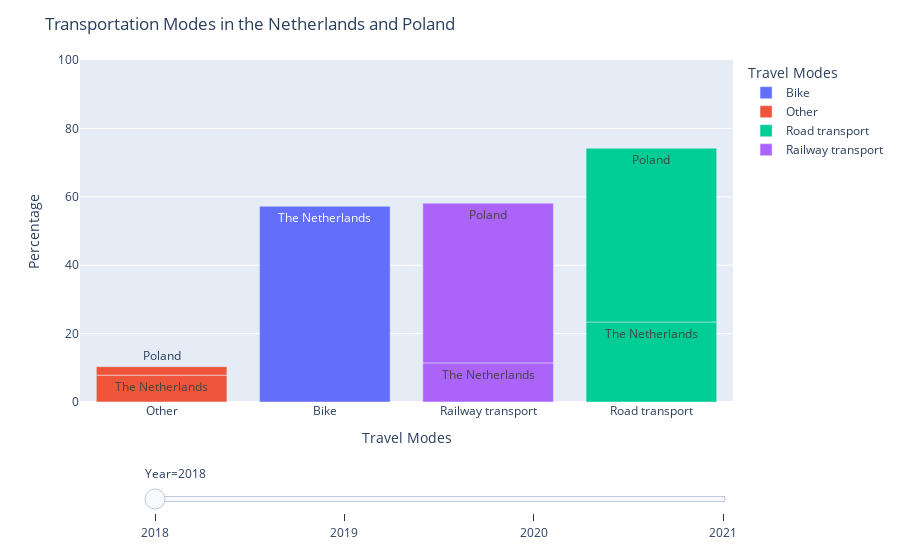

Write notebook code for a chart like this one.
### Markdown cell above
This graph depicts the percentage distribution of different modes of transportation in the two countries from 2018 to 2021.

### Code cell
# plot bar chart
fig = px.bar(mode_percentage, x='Travel Modes', y='Percentage', animation_frame='Year', animation_group='Country',
            color='Travel Modes', text='Country', range_y=[0,100])
fig.update_layout(xaxis={'categoryorder':'total ascending'}, title_text="Transportation Modes in the Netherlands and Poland")

# drop animation buttons
fig["layout"].pop("updatemenus") 
fig.show()

### Figure 1 — Plotly figure (JSON) as saved in the notebook; plotly's stock layout.template omitted (floating-point values rounded to 4 significant figures)
{"data": [{"alignmentgroup": "True", "hovertemplate": "Travel Modes=%{x}<br>Year=2018<br>Percentage=%{y}<br>Country=%{text}<extra></extra>", "ids": ["The Netherlands", "Poland"], "legendgroup": "Bike", "marker": {"color": "#636efa", "pattern": {"shape": ""}}, "name": "Bike", "offsetgroup": "Bike", "orientation": "v", "showlegend": true, "text": ["The Netherlands", "Poland"], "textposition": "auto", "type": "bar", "x": ["Bike", "Bike"], "xaxis": "x", "y": [57.32, 0], "yaxis": "y"}, {"alignmentgroup": "True", "hovertemplate": "Travel Modes=%{x}<br>Year=2018<br>Percentage=%{y}<br>Country=%{text}<extra></extra>", "ids": ["The Netherlands", "Poland"], "legendgroup": "Other", "marker": {"color": "#EF553B", "pattern": {"shape": ""}}, "name": "Other", "offsetgroup": "Other", "orientation": "v", "showlegend": true, "text": ["The Netherlands", "Poland"], "textposition": "auto", "type": "bar", "x": ["Other", "Other"], "xaxis": "x", "y": [7.84, 2.5], "yaxis": "y"}, {"alignmentgroup": "True", "hovertemplate": "Travel Modes=%{x}<br>Year=2018<br>Percentage=%{y}<br>Country=%{text}<extra></extra>", "ids": ["The Netherlands", "Poland"], "legendgroup": "Road transport", "marker": {"color": "#00cc96", "pattern": {"shape": ""}}, "name": "Road transport", "offsetgroup": "Road transport", "orientation": "v", "showlegend": true, "text": ["The Netherlands", "Poland"], "textposition": "auto", "type": "bar", "x": ["Road transport", "Road transport"], "xaxis": "x", "y": [23.4, 50.8], "yaxis": "y"}, {"alignmentgroup": "True", "hovertemplate": "Travel Modes=%{x}<br>Year=2018<br>Percentage=%{y}<br>Country=%{text}<extra></extra>", "ids": ["The Netherlands", "Poland"], "legendgroup": "Railway transport", "marker": {"color": "#ab63fa", "pattern": {"shape": ""}}, "name": "Railway transport", "offsetgroup": "Railway transport", "orientation": "v", "showlegend": true, "text": ["The Netherlands", "Poland"], "textposition": "auto", "type": "bar", "x": ["Railway transport", "Railway transport"], "xaxis": "x", "y": [11.44, 46.7], "yaxis": "y"}], "layout": {"barmode": "relative", "legend": {"title": {"text": "Travel Modes"}, "tracegroupgap": 0}, "margin": {"t": 60}, "sliders": [{"active": 0, "currentvalue": {"prefix": "Year="}, "len": 0.9, "pad": {"b": 10, "t": 60}, "steps": [{"args": [["2018"], {"frame": {"duration": 0, "redraw": true}, "fromcurrent": true, "mode": "immediate", "transition": {"duration": 0, "easing": "linear"}}], "label": "2018", "method": "animate"}, {"args": [["2019"], {"frame": {"duration": 0, "redraw": true}, "fromcurrent": true, "mode": "immediate", "transition": {"duration": 0, "easing": "linear"}}], "label": "2019", "method": "animate"}, {"args": [["2020"], {"frame": {"duration": 0, "redraw": true}, "fromcurrent": true, "mode": "immediate", "transition": {"duration": 0, "easing": "linear"}}], "label": "2020", "method": "animate"}, {"args": [["2021"], {"frame": {"duration": 0, "redraw": true}, "fromcurrent": true, "mode": "immediate", "transition": {"duration": 0, "easing": "linear"}}], "label": "2021", "method": "animate"}], "x": 0.1, "xanchor": "left", "y": 0, "yanchor": "top"}], "title": {"text": "Transportation Modes in the Netherlands and Poland"}, "xaxis": {"anchor": "y", "categoryarray": ["Bike", "Other", "Road transport", "Railway transport"], "categoryorder": "total ascending", "domain": [0, 1], "title": {"text": "Travel Modes"}}, "yaxis": {"anchor": "x", "domain": [0, 1], "range": [0, 100], "title": {"text": "Percentage"}}}}
